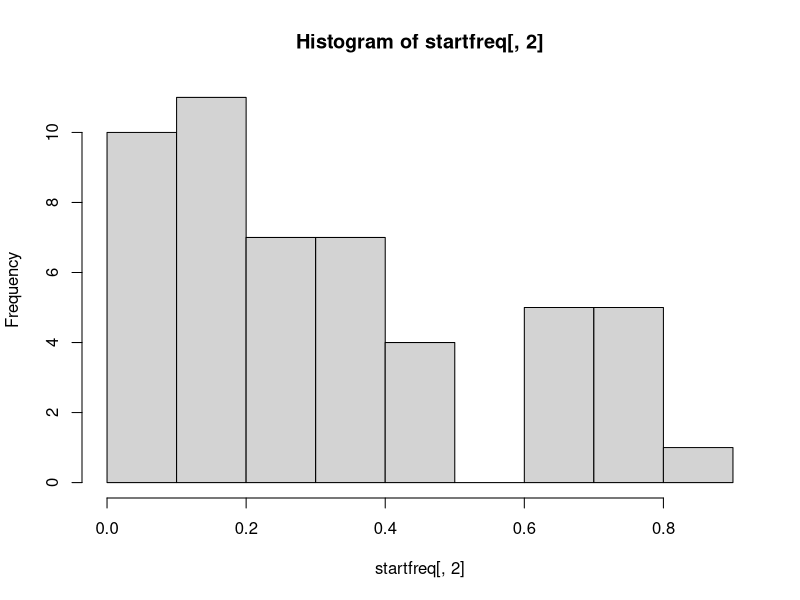

Write the R code that produced this figure.
nA <- 15
nB <- 10
nAB <- 3
nO <- 1 
N <- nA +nB + nAB + nO
realPhenFreqA <- nA / N 
realPhenFreqB <- nB / N
realPhenFreqAB <- nAB / N
realPhenFreqO <- nO / N

# Expectation Maximization for blood type allele frequencies
# Takes a vector of initial allele frequency guesses (pInit) and observed
# phenotype counts (nA, nB, nAB, nO)
emBlood <- function(pInit, nA, nB, nAB, nO) {
  pA <- pInit[1]
  pB <- pInit[2]
  pO <- pInit[3]
  N <- nA +nB + nAB + nO
  while(TRUE){
    nAO <- 2* pA * pO * N
    nAA <- nA - nAO
    nBO <- 2* pB * pO * N
    nBB <- nB - nBO
    
    newPA <- (2*nAA + nAO + nAB) / (2*N)
    newPB <- (2*nBB + nBO + nAB) / (2*N)
    newPO <- (2*nO + nBO + nAO) / (2*N)
    
    if (newPA != pA || newPB != pB || newPO != pO) {
      pA <- newPA
      pB <- newPB
      pO <- newPO
    } else {
      break
    }
  }
  alleleFreq <- c(pA, pB, pO)
  names(alleleFreq) <- c("pA", "pB", "pO")
  return(alleleFreq)
}

# Create 50 random sets of initial allele frequencies
# Use to test if different inputs result in finding different local maxima
startfreq <- matrix(nrow = 50, ncol = 3)

for(i in 1:50){
  ps <- c(0,0,0)
  place <- sample(1:3, 3)
  bar <- runif(2, 0, 1)
  ps[place[1]] <- min(bar)
  ps[place[2]] <- max(bar) - min(bar)
  ps[place[3]] <- 1-max(bar)
  startfreq[i,] <- ps
}

hist(startfreq[,2])

maxLAlleleFreq <- apply(startfreq, 1, emBlood, nA = nA, nB = nB, nO = nO, nAB = nAB)
maxLAlleleFreq <- t(maxLAlleleFreq)
freqCounts <- list(table(maxLAlleleFreq[,1]), table(maxLAlleleFreq[,2]), table(maxLAlleleFreq[,3]))
names(freqCounts) <- colnames(maxLAlleleFreq)

pA <- maxLAlleleFreq[1,1]
pB <- maxLAlleleFreq[1,2]
pO <- maxLAlleleFreq[1,3]
nAEst <- (2* pA * pO + pA**2) * N
nBEst <- (2* pB * pO + pB**2) * N
nABEst <- 2 * pA * pB * N
nOEst <- pO**2 * N




